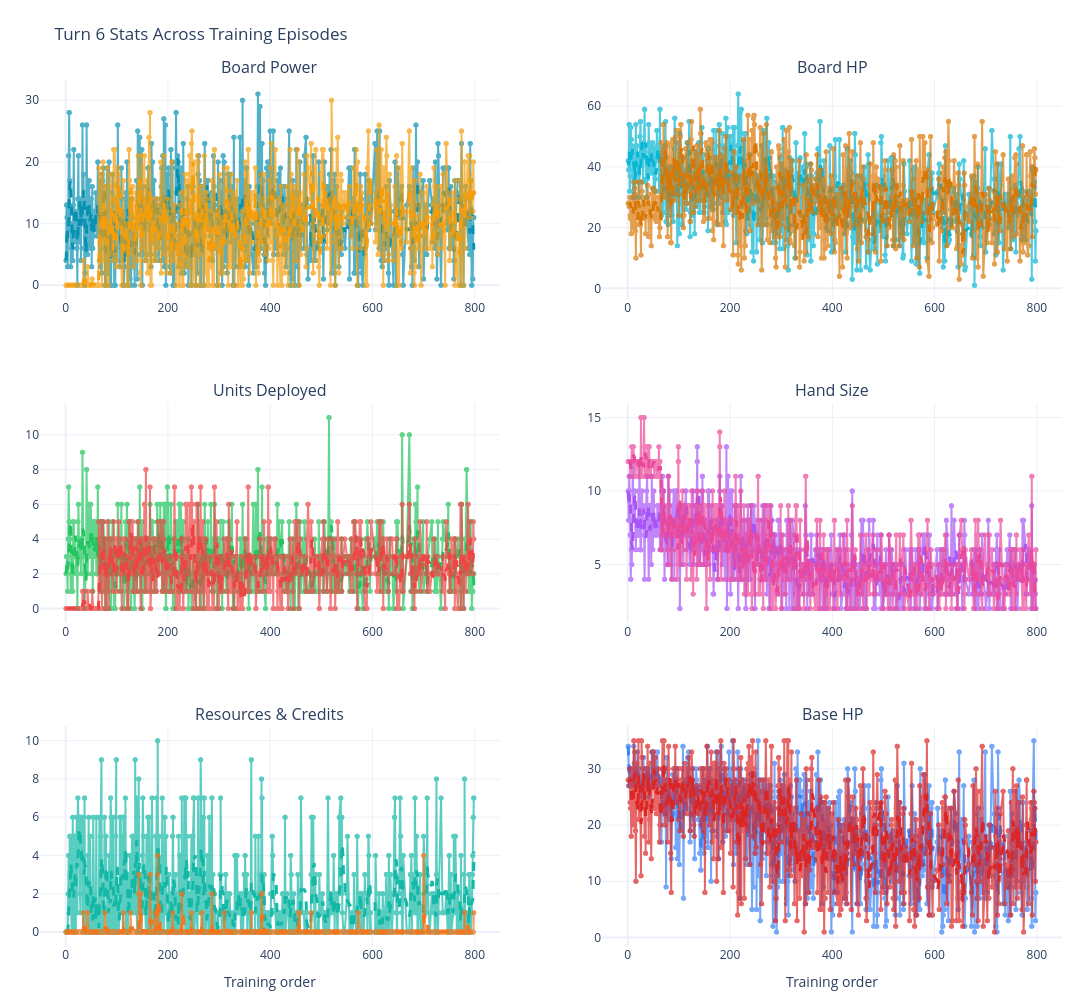

The cell this chart's notebook holds for it:
### Code cell
# --- Per-turn evolution across training ---
TURN = 6  # <<< change this to the turn you want to inspect

turn_subset = turn_df[turn_df["turn_number"] == TURN].sort_values("training_order")

if turn_subset.empty:
    raise RuntimeError(f"No data for turn {TURN}. Available turns: {sorted(turn_df['turn_number'].unique())}")

x = turn_subset["training_order"]

# Each tuple is: (subplot_title, [(col, label, color), (col, label, color)])
subplot_groups = [
    ("Board Power", [
        ("agent_board_power", "Agent", "#0891b2"),
        ("opp_board_power", "Opponent", "#f59e0b"),
    ]),
    ("Board HP", [
        ("agent_board_hp", "Agent", "#06b6d4"),
        ("opp_board_hp", "Opponent", "#d97706"),
    ]),
    ("Units Deployed", [
        ("agent_unit_count", "Agent", "#22c55e"),
        ("opp_unit_count", "Opponent", "#ef4444"),
    ]),
    ("Hand Size", [
        ("agent_hand_count", "Agent", "#a855f7"),
        ("opp_hand_count", "Opponent", "#ec4899"),
    ]),
    ("Resources & Credits", [
        ("agent_ready_resources", "Ready", "#14b8a6"),
        ("agent_credits", "Credits", "#f97316"),
    ]),
    ("Base HP", [
        ("agent_base_hp", "Agent", "#3b82f6"),
        ("opp_base_hp", "Opponent", "#dc2626"),
    ]),
]

fig = make_subplots(rows=3, cols=2,
                    subplot_titles=[g[0] for g in subplot_groups],
                    vertical_spacing=0.12)

for idx, (_, metrics) in enumerate(subplot_groups):
    row = idx // 2 + 1
    col_pos = idx % 2 + 1
    for col, label, color in metrics:
        if col not in turn_subset.columns:
            continue
        fig.add_trace(
            go.Scatter(x=x, y=turn_subset[col], mode="lines+markers",
                       name=label, line=dict(color=color, width=2),
                       marker=dict(size=5), opacity=0.7),
            row=row, col=col_pos
        )
        fig.add_trace(
            go.Scatter(x=x, y=turn_subset[col].rolling(10, min_periods=1).mean(),
                       mode="lines", name=f"{label} (avg10)",
                       line=dict(color=color, width=3, dash="dash")),
            row=row, col=col_pos
        )

fig.update_layout(
    height=1000, width=1400,
    title_text=f"Turn {TURN} Stats Across Training Episodes",
    template="plotly_white",
    showlegend=False,
    margin=dict(l=40, r=30, t=80, b=40)
)
fig.update_xaxes(title_text="Training order", row=3, col=1)
fig.update_xaxes(title_text="Training order", row=3, col=2)
fig.show()

# --- Quick summary table ---
all_metric_cols = [c for _, metrics in subplot_groups for c, _, _ in metrics if c in turn_subset.columns]
n_late = max(5, len(turn_subset) // 4)
early_mean = turn_subset.head(n_late)[all_metric_cols].mean()
late_mean  = turn_subset.tail(n_late)[all_metric_cols].mean()
delta = late_mean - early_mean

summary_table = pd.DataFrame({"early_mean": early_mean, "late_mean": late_mean, "delta": delta}).round(2)
# display(summary_table)

### Figure 1 — Plotly figure (JSON) as saved in the notebook; plotly's stock layout.template omitted (floating-point values rounded to 4 significant figures; data arrays with more than 128 entries replaced by an {"elided": "..."} marker saying what was removed)
{"data": [{"line": {"color": "#0891b2", "width": 2}, "marker": {"size": 5}, "mode": "lines+markers", "name": "Agent", "opacity": 0.7, "type": "scatter", "x": {"elided": "1297 int values"}, "xaxis": "x", "y": {"elided": "1297 float values"}, "yaxis": "y"}, {"line": {"color": "#0891b2", "dash": "dash", "width": 3}, "mode": "lines", "name": "Agent (avg10)", "type": "scatter", "x": {"elided": "1297 int values"}, "xaxis": "x", "y": {"elided": "1297 float values"}, "yaxis": "y"}, {"line": {"color": "#f59e0b", "width": 2}, "marker": {"size": 5}, "mode": "lines+markers", "name": "Opponent", "opacity": 0.7, "type": "scatter", "x": {"elided": "1297 int values"}, "xaxis": "x", "y": {"elided": "1297 float values"}, "yaxis": "y"}, {"line": {"color": "#f59e0b", "dash": "dash", "width": 3}, "mode": "lines", "name": "Opponent (avg10)", "type": "scatter", "x": {"elided": "1297 int values"}, "xaxis": "x", "y": {"elided": "1297 float values"}, "yaxis": "y"}, {"line": {"color": "#06b6d4", "width": 2}, "marker": {"size": 5}, "mode": "lines+markers", "name": "Agent", "opacity": 0.7, "type": "scatter", "x": {"elided": "1297 int values"}, "xaxis": "x2", "y": {"elided": "1297 float values"}, "yaxis": "y2"}, {"line": {"color": "#06b6d4", "dash": "dash", "width": 3}, "mode": "lines", "name": "Agent (avg10)", "type": "scatter", "x": {"elided": "1297 int values"}, "xaxis": "x2", "y": {"elided": "1297 float values"}, "yaxis": "y2"}, {"line": {"color": "#d97706", "width": 2}, "marker": {"size": 5}, "mode": "lines+markers", "name": "Opponent", "opacity": 0.7, "type": "scatter", "x": {"elided": "1297 int values"}, "xaxis": "x2", "y": {"elided": "1297 float values"}, "yaxis": "y2"}, {"line": {"color": "#d97706", "dash": "dash", "width": 3}, "mode": "lines", "name": "Opponent (avg10)", "type": "scatter", "x": {"elided": "1297 int values"}, "xaxis": "x2", "y": {"elided": "1297 float values"}, "yaxis": "y2"}, {"line": {"color": "#22c55e", "width": 2}, "marker": {"size": 5}, "mode": "lines+markers", "name": "Agent", "opacity": 0.7, "type": "scatter", "x": {"elided": "1297 int values"}, "xaxis": "x3", "y": {"elided": "1297 float values"}, "yaxis": "y3"}, {"line": {"color": "#22c55e", "dash": "dash", "width": 3}, "mode": "lines", "name": "Agent (avg10)", "type": "scatter", "x": {"elided": "1297 int values"}, "xaxis": "x3", "y": {"elided": "1297 float values"}, "yaxis": "y3"}, {"line": {"color": "#ef4444", "width": 2}, "marker": {"size": 5}, "mode": "lines+markers", "name": "Opponent", "opacity": 0.7, "type": "scatter", "x": {"elided": "1297 int values"}, "xaxis": "x3", "y": {"elided": "1297 float values"}, "yaxis": "y3"}, {"line": {"color": "#ef4444", "dash": "dash", "width": 3}, "mode": "lines", "name": "Opponent (avg10)", "type": "scatter", "x": {"elided": "1297 int values"}, "xaxis": "x3", "y": {"elided": "1297 float values"}, "yaxis": "y3"}, {"line": {"color": "#a855f7", "width": 2}, "marker": {"size": 5}, "mode": "lines+markers", "name": "Agent", "opacity": 0.7, "type": "scatter", "x": {"elided": "1297 int values"}, "xaxis": "x4", "y": {"elided": "1297 float values"}, "yaxis": "y4"}, {"line": {"color": "#a855f7", "dash": "dash", "width": 3}, "mode": "lines", "name": "Agent (avg10)", "type": "scatter", "x": {"elided": "1297 int values"}, "xaxis": "x4", "y": {"elided": "1297 float values"}, "yaxis": "y4"}, {"line": {"color": "#ec4899", "width": 2}, "marker": {"size": 5}, "mode": "lines+markers", "name": "Opponent", "opacity": 0.7, "type": "scatter", "x": {"elided": "1297 int values"}, "xaxis": "x4", "y": {"elided": "1297 float values"}, "yaxis": "y4"}, {"line": {"color": "#ec4899", "dash": "dash", "width": 3}, "mode": "lines", "name": "Opponent (avg10)", "type": "scatter", "x": {"elided": "1297 int values"}, "xaxis": "x4", "y": {"elided": "1297 float values"}, "yaxis": "y4"}, {"line": {"color": "#14b8a6", "width": 2}, "marker": {"size": 5}, "mode": "lines+markers", "name": "Ready", "opacity": 0.7, "type": "scatter", "x": {"elided": "1297 int values"}, "xaxis": "x5", "y": {"elided": "1297 float values"}, "yaxis": "y5"}, {"line": {"color": "#14b8a6", "dash": "dash", "width": 3}, "mode": "lines", "name": "Ready (avg10)", "type": "scatter", "x": {"elided": "1297 int values"}, "xaxis": "x5", "y": {"elided": "1297 float values"}, "yaxis": "y5"}, {"line": {"color": "#f97316", "width": 2}, "marker": {"size": 5}, "mode": "lines+markers", "name": "Credits", "opacity": 0.7, "type": "scatter", "x": {"elided": "1297 int values"}, "xaxis": "x5", "y": {"elided": "1297 float values"}, "yaxis": "y5"}, {"line": {"color": "#f97316", "dash": "dash", "width": 3}, "mode": "lines", "name": "Credits (avg10)", "type": "scatter", "x": {"elided": "1297 int values"}, "xaxis": "x5", "y": {"elided": "1297 float values"}, "yaxis": "y5"}, {"line": {"color": "#3b82f6", "width": 2}, "marker": {"size": 5}, "mode": "lines+markers", "name": "Agent", "opacity": 0.7, "type": "scatter", "x": {"elided": "1297 int values"}, "xaxis": "x6", "y": {"elided": "1297 float values"}, "yaxis": "y6"}, {"line": {"color": "#3b82f6", "dash": "dash", "width": 3}, "mode": "lines", "name": "Agent (avg10)", "type": "scatter", "x": {"elided": "1297 int values"}, "xaxis": "x6", "y": {"elided": "1297 float values"}, "yaxis": "y6"}, {"line": {"color": "#dc2626", "width": 2}, "marker": {"size": 5}, "mode": "lines+markers", "name": "Opponent", "opacity": 0.7, "type": "scatter", "x": {"elided": "1297 int values"}, "xaxis": "x6", "y": {"elided": "1297 float values"}, "yaxis": "y6"}, {"line": {"color": "#dc2626", "dash": "dash", "width": 3}, "mode": "lines", "name": "Opponent (avg10)", "type": "scatter", "x": {"elided": "1297 int values"}, "xaxis": "x6", "y": {"elided": "1297 float values"}, "yaxis": "y6"}], "layout": {"annotations": [{"font": {"size": 16}, "showarrow": false, "text": "Board Power", "x": 0.225, "xanchor": "center", "xref": "paper", "y": 1, "yanchor": "bottom", "yref": "paper"}, {"font": {"size": 16}, "showarrow": false, "text": "Board HP", "x": 0.775, "xanchor": "center", "xref": "paper", "y": 1, "yanchor": "bottom", "yref": "paper"}, {"font": {"size": 16}, "showarrow": false, "text": "Units Deployed", "x": 0.225, "xanchor": "center", "xref": "paper", "y": 0.6267, "yanchor": "bottom", "yref": "paper"}, {"font": {"size": 16}, "showarrow": false, "text": "Hand Size", "x": 0.775, "xanchor": "center", "xref": "paper", "y": 0.6267, "yanchor": "bottom", "yref": "paper"}, {"font": {"size": 16}, "showarrow": false, "text": "Resources & Credits", "x": 0.225, "xanchor": "center", "xref": "paper", "y": 0.2533, "yanchor": "bottom", "yref": "paper"}, {"font": {"size": 16}, "showarrow": false, "text": "Base HP", "x": 0.775, "xanchor": "center", "xref": "paper", "y": 0.2533, "yanchor": "bottom", "yref": "paper"}], "height": 1000, "margin": {"b": 40, "l": 40, "r": 30, "t": 80}, "showlegend": false, "title": {"text": "Turn 6 Stats Across Training Episodes"}, "width": 1400, "xaxis": {"anchor": "y", "domain": [0, 0.45]}, "xaxis2": {"anchor": "y2", "domain": [0.55, 1]}, "xaxis3": {"anchor": "y3", "domain": [0, 0.45]}, "xaxis4": {"anchor": "y4", "domain": [0.55, 1]}, "xaxis5": {"anchor": "y5", "domain": [0, 0.45], "title": {"text": "Training order"}}, "xaxis6": {"anchor": "y6", "domain": [0.55, 1], "title": {"text": "Training order"}}, "yaxis": {"anchor": "x", "domain": [0.7467, 1]}, "yaxis2": {"anchor": "x2", "domain": [0.7467, 1]}, "yaxis3": {"anchor": "x3", "domain": [0.3733, 0.6267]}, "yaxis4": {"anchor": "x4", "domain": [0.3733, 0.6267]}, "yaxis5": {"anchor": "x5", "domain": [0, 0.2533]}, "yaxis6": {"anchor": "x6", "domain": [0, 0.2533]}}}
